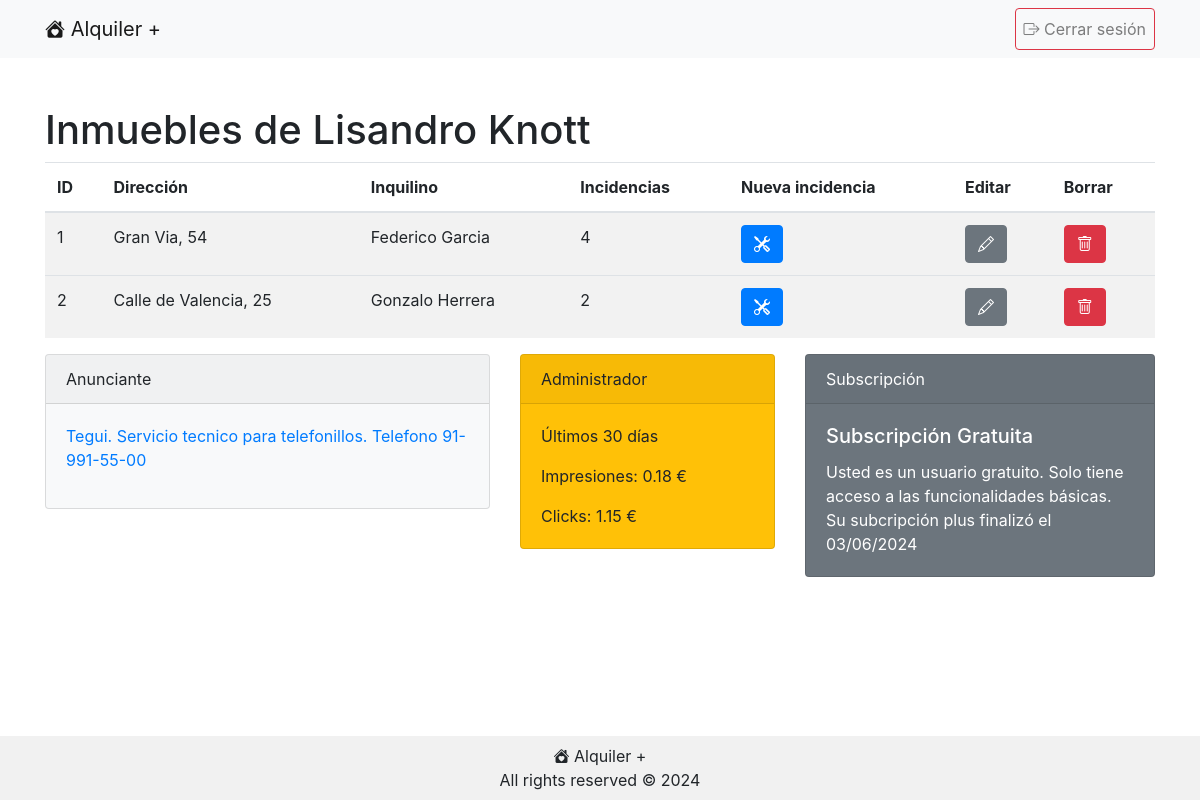
The app's page /tablero.php (signed in) with its own data.
### tables this page shows
CREATE TABLE `usuarios` (
  `id` int(11) NOT NULL,
  `nombre` tinytext NOT NULL,
  `apellido` tinytext NOT NULL,
  `email` mediumtext NOT NULL,
  `contrasena_hash` text NOT NULL,
  `telefono` tinytext NOT NULL,
  `vencimiento_subscripcion` date NOT NULL DEFAULT current_timestamp(),
  `es_administrador` tinyint(1) NOT NULL DEFAULT 0
);

CREATE TABLE `inmuebles` (
  `id` int(11) NOT NULL,
  `direccion` text NOT NULL,
  `propietario_usuario_id` int(11) NOT NULL,
  `inquilino_usuario_id` int(11) NOT NULL
);

CREATE TABLE `publicidades` (
  `id` int(11) NOT NULL,
  `tipo` enum('fontaneria','electricidad','telefonillo','mobiliario','pagos','carpinteria','cerrajeria','pintura') NOT NULL,
  `contenido` text NOT NULL,
  `link` text NOT NULL,
  `coste_por_impresion` float NOT NULL,
  `coste_por_click` float NOT NULL
);

### class/Conexion.php (called while the page is built, shortened)
<?php
class Conexion {
    private static $host;
    private static $username;
    private static $password;
    private static $db;
    private static $dsn;
    private static $conexion = null;
    private static function inicializar() {
        if (self::$conexion === null) {
            self::$host = DB_HOST;
            self::$db = DB_NAME;
            self::$username = DB_USERNAME;
            self::$password = DB_PASSWORD;
            self::$dsn = "mysql:host=" . self::$host . ";dbname=" . self::$db . ";charset=utf8mb4";
            try {
                self::$conexion = new PDO(self::$dsn, self::$username, self::$password);
                self::$conexion->setAttribute(PDO::ATTR_ERRMODE, PDO::ERRMODE_EXCEPTION);
            } catch (PDOException $ex) {
                die("Error en la conexión con la bbdd: mensaje: " . $ex->getMessage());
            }
            return self::$conexion;
        }
    }
    public static function consulta($sql) {
        try {
            $stmt = self::$conexion->prepare($sql);
            $stmt->execute();
            $resultado = $stmt->fetchAll(PDO::FETCH_ASSOC);
            return $resultado;
        } catch (PDOException $ex) {
            die("Fallo la query: " . $ex->getMessage());
        }
    }
}

### class/Usuario.php (called while the page is built, shortened)
<?php
class Usuario {
    private $nombre;
    private $apellido;
    private $vencimientoSubscripcion;
    private $esAdministrador;
    private $inmuebles = array();
    public function __construct($nombre, $apellido, $email, $contrasenaHash, $telefono, $vencimientoSubscripcion=null, $esAdministrador=0, $inmuebles=null, $id=null) {
        if ($id != null) {
            $this->nombre = $nombre;
            $this->apellido = $apellido;
            $this->esAdministrador = $esAdministrador;
            $this->vencimientoSubscripcion = new DateTime($vencimientoSubscripcion);
            $this->inmuebles = $inmuebles;
        } else if ($id === null) {
            Conexion::consulta("INSERT INTO usuarios (nombre, apellido, email, contrasena_hash, telefono, vencimiento_subscripcion, es_administrador) VALUES ('".$nombre."', '".$apellido."', '".$email."', '".$contrasenaHash."', '".$telefono."', DATE_ADD(CURDATE(), INTERVAL 10 DAY), 0)");
        }
    }
    public function getNombre() {
        return $this->nombre;
    }
    public function getApellido() {
        return $this->apellido;
    }
    public function getVencimientoSubscripcion() {
        return $this->vencimientoSubscripcion;
    }
    public function getEsAdministrador() {
        return $this->esAdministrador;
    }
    public function getInmuebles() {
        return $this->inmuebles;
    }
    public static function obtenerUsuarioExistente($id) {
        $consulta = Conexion::consulta("SELECT id, direccion, inquilino_usuario_id FROM inmuebles WHERE propietario_usuario_id=" . $id);
        $inmuebles = [];
        foreach ($consulta as $fila) {
            $inmueble = Inmueble::obtenerInmuebleExistente($fila["id"]);
            $inmuebles[] = $inmueble;
        }
        $consulta = Conexion::consulta("SELECT id, nombre, apellido, email, contrasena_hash, telefono, vencimiento_subscripcion, es_administrador FROM usuarios WHERE id=" . $id);
        foreach ($consulta as $fila) {
            $usuario = new Usuario($fila['nombre'], $fila['apellido'], $fila['email'], $fila['contrasena_hash'], $fila['telefono'], $fila['vencimiento_subscripcion'], $fila['es_administrador'], $inmuebles, $fila['id']);
        }
        return $usuario;
    }
}

### class/Inmueble.php (called while the page is built, shortened)
<?php
class Inmueble {
    private $id;
    private $direccion;
    private $inquilino;
    private $incidencias;
    public function __construct($id, $direccion, $inquilino, $incidencias) {
        $this->id = $id;
        $this->direccion = $direccion;
        $this->inquilino = $inquilino;
        $this->incidencias = $incidencias;
    }
    public function getId() {
        return $this->id;
    }
    public function getDireccion() {
        return $this->direccion;
    }
    public function getInquilino() {
        return $this->inquilino;
    }
    public function getIncidencias() {
        return $this->incidencias?? [];
    }
    public static function obtenerInmuebleExistente($id) {
        $consulta = Conexion::consulta("SELECT id, tipo, titulo, descripcion, estado, usuario_id, fecha_y_hora FROM incidencias WHERE inmueble_id=" . $id);
        foreach($consulta as $fila) {
            $incidencia = Incidencia::obtenerIncidenciaExistente($fila["id"]);
            $incidencias[] = $incidencia;
        }
        $consulta = Conexion::consulta("SELECT id, direccion, inquilino_usuario_id FROM inmuebles WHERE id=" . $id);
        foreach ($consulta as $fila) {
            $inmueble = new Inmueble($fila['id'], $fila['direccion'], Usuario::obtenerUsuarioExistente($fila['inquilino_usuario_id']), $incidencias);
        }
        return $inmueble;
    }
}

### class/Incidencia.php (called while the page is built, shortened)
<?php
class Incidencia {
    public static function obtenerIncidenciaExistente($id){
        $consulta = Conexion::consulta("SELECT id, tipo, titulo, descripcion, estado, fecha_y_hora FROM incidencias WHERE inmueble_id=" . $id);
        $incidencia = null;
        foreach ($consulta as $fila) {
            $incidencia = new Incidencia($fila['id'], $fila['tipo'], $fila['titulo'], $fila['descripcion'], $fila['estado'], $fila['fecha_y_hora']);
        }
        return $incidencia;
    }
}

### class/Publicidad.php (called while the page is built, shortened)
<?php
class Publicidad  {
    public $id;
    public $contenido;
    public function __construct ($id, $tipo, $contenido, $link, $costePorImpresion, $costePorClick) {
        $this->id = $id;
        $this->contenido = $contenido;
    }
    public function getId () {
        return $this->id;
    }
    public function getContenido () {
        return $this->contenido;
    }
    public static function obtenerPublicidadAlAzar() {
        $consulta = Conexion::consulta("SELECT id, tipo, contenido, link, coste_por_impresion, coste_por_click FROM publicidades");
        $elegirFilaAleatoria = array_rand($consulta);
        $filaAleatoria = $consulta[$elegirFilaAleatoria];
        $publicidad = new Publicidad($filaAleatoria['id'], $filaAleatoria['tipo'], $filaAleatoria['contenido'], $filaAleatoria['link'], $filaAleatoria['coste_por_impresion'], $filaAleatoria['coste_por_click']);
        return $publicidad;
    }
    public static function obtenerGananciasPorImpresiones($dias) {
        $ganancia = 0;
        $consulta = Conexion::consulta("SELECT SUM(coste_por_impresion) AS ganancia FROM `impresiones` WHERE fecha_y_hora > DATE_SUB(CURDATE(), INTERVAL " . $dias . " DAY)");
        foreach ($consulta as $fila) {
            $ganancia = $fila['ganancia'];
        }
        return round($ganancia, 2);
    }
    public static function obtenerGananciasPorClicks($dias) {
        $ganancia = 0;
        $consulta = Conexion::consulta("SELECT SUM(coste_por_click) AS ganancia FROM `clicks` WHERE fecha_y_hora > DATE_SUB(CURDATE(), INTERVAL " . $dias . " DAY)");
        foreach ($consulta as $fila) {
            $ganancia = $fila['ganancia'];
        }
        return round($ganancia, 2);
    }
}

### public/tablero.php (the view, shortened to what this page needs)
<?php
$usuario = Usuario::obtenerUsuarioExistente($_SESSION['usuarioId']);
$currentDate = new DateTime();
$currentDate->setTime(0, 0, 0);
$subscripto = ($usuario->getVencimientoSubscripcion() >= $currentDate);
$publicidad = Publicidad::obtenerPublicidadAlAzar();
?>
<!DOCTYPE html>
<html lang="es">
    <head>
<?php require '../include/head.php' ?>
    </head>
    <body>
        <?php require '../include/nav.php'; ?>
        <div class="contenido container mt-5 flex-grow-1">
            <h1>Inmuebles de <?php echo"{$usuario->getNombre()} {$usuario->getApellido()}"?></h1>
            <table class="table table-striped">
                <thead>
                    <tr>
                        <th>ID</th>
                        <th>Direcci&oacute;n</th>
                        <th>Inquilino</th>
                        <th>Incidencias</th>
                        <th>Nueva incidencia</th>
                        <th>Editar</th>
                        <th>Borrar</th>
                    </tr>
                </thead>
                <tbody>
                    <?php
                        foreach ($usuario->getInmuebles() as $inmueble) {
                            ?>
                            <tr>
                                <td><?php echo $inmueble->getId(); ?></td>
                                <td><?php echo $inmueble->getDireccion(); ?></td>
                                <td><?php echo "{$inmueble->getInquilino()->getNombre()} {$inmueble->getInquilino()->getApellido()}" ; ?></td>
                                <td><?php echo count($inmueble->getIncidencias()); ?></td>
                                <td><a href="nuevaincidencia.php?inmuebleId=<?php echo $inmueble->getId(); ?>" class="edit-button btn btn-primary"><i class="bi bi-tools"></i></a></td>
                                <td><a href="editarinmueble.php?id=<?php echo $inmueble->getId(); ?>" class="edit-button btn btn-secondary"><i class="bi bi-pencil"></i></a></td>
                                <td><a href="borrarinmueble.php?id=<?php echo $inmueble->getId(); ?>" class="delete-button btn btn-danger" onclick="return confirm('Esta seguro que desea borrar este inmueble?');"><i class="bi bi-trash"></i></a></td>
                            <tr>
                        <?php } ?>
                </tbody>
            </table>
            <div class="row">
                <div class="<?php echo ($usuario->getEsAdministrador())? "col-md-5" : "col-md-8" ?> ml-auto">
                    <div class="card text-black bg-light mb-4">
                    <div class="card-header">Anunciante</div>
                    <div class="card-body">
                        <p>
                            <a href="visitar_publicidad.php?publicidadId=<?php echo $publicidad->getId()?>" target="_blank"><?php echo $publicidad->getContenido(); $publicidad->registrarImpresion($usuario); ?></a>
                        </p>
                    </div>
                    </div>
                </div>
                <?php if ($usuario->getEsAdministrador()) {
                    ?>
                    <div class="col-md-3 ml-auto">
                        <div class="card text-black bg-warning mb-4">
                            <div class="card-header">Administrador</div>
                            <div class="card-body">
                                <p class="card-text">&Uacute;ltimos 30 d&iacute;as</p>
                                <p class="card-text">Impresiones: <?php echo Publicidad::obtenerGananciasPorImpresiones(30) ?> &euro;</p>
                                <p class="card-text">Clicks: <?php echo Publicidad::obtenerGananciasPorClicks(30) ?> &euro;</p>
                            </div>
                        </div>
                    </div>
                    <?php
                }
                ?>
                <div class="col-md-4 ml-auto">
                    <div class="card text-white <?php echo ($subscripto) ? "bg-success" : "bg-secondary" ?> mb-4">
                        <div class="card-header">Subscripci&oacute;n</div>
                        <div class="card-body">
                            <h5 class="card-title">Subscripci&oacute;n <?php echo ($subscripto) ? "Plus" : "Gratuita" ?></h5>
                            <p class="card-text">
                                <?php echo ($subscripto) ? "Usted es un usuario plus. Podr&aacute; utilizar todas las funciones de la plataforma hasta el " : "Usted es un usuario gratuito. Solo tiene acceso a las funcionalidades b&aacute;sicas. Su subcripci&oacute;n plus finaliz&oacute; el " ?>
                                <?php echo ($usuario->getVencimientoSubscripcion())->format("d/m/Y") ?>
                            </p>
                        </div>
                    </div>
                </div>
            </div>
        </div>
<?php require '../include/footer.php' ?>
    </body>
</html>

### include/head.php (shortened to what this page needs)
<link href="css/estilos.css" rel="stylesheet">
<link href="https://stackpath.bootstrapcdn.com/bootstrap/4.5.2/css/bootstrap.min.css" rel="stylesheet">
<link href="https://cdn.jsdelivr.net/npm/bootstrap-icons/font/bootstrap-icons.css" rel="stylesheet">

### include/nav.php
<nav class="navbar navbar-expand-lg navbar-light bg-light">
    <div class="container">
        <a class="navbar-brand" href="./">
            <i class="bi bi-house-heart-fill"></i> Alquiler +
        </a>
        <div class="collapse navbar-collapse">
            <ul class="navbar-nav ml-auto">
                <li class="nav-item">
                <?php if (isset($_SESSION['email'])) {
        ?>
                    <a class="nav-link btn btn-outline-danger" href="logout.php">
                        <i class="bi bi-box-arrow-right"></i> Cerrar sesi&oacute;n
        <?php
    } else {
        ?>
                    <a class="nav-link btn btn-outline-primary" href="login.php">
                        <i class="bi bi-box-arrow-in-right"></i> Ingresar
    <?php }?>
                    </a>
                </li>
            </ul>
        </div>
    </div>
</nav>

### include/footer.php
<footer class="footer text-center py-2">
    <div class="container">
        <p class="mb-0">
            <i class="bi bi-house-heart-fill"></i> Alquiler +<br>
            All rights reserved &copy; <?php echo date("Y"); ?>
        </p>
    </div>
</footer>

### public/css/estilos.css (style rules this page uses)
body { display: flex; flex-direction: column; min-height: 100vh; }
.footer { position: fixed; left: 0; bottom: 0; width: 100%; background-color: #f1f1f1; text-align: center; padding: 5px 0; }

### records on screen
usuarios: nombre "Lisandro", apellido "Knott", vencimiento_subscripcion "03/06/2024"
inmuebles: id "1", direccion "Gran Via, 54", count($inmueble->getIncidencias()) "4"
usuarios: nombre "Federico", apellido "Garcia"
inmuebles: id "2", direccion "Calle de Valencia, 25", count($inmueble->getIncidencias()) "2"
usuarios: nombre "Gonzalo", apellido "Herrera"
publicidades: contenido "Tegui. Servicio tecnico para telefonillos. Telefono 91-991-55-00"

### other values on screen
Publicidad::obtenerGananciasPorImpresiones(30) "0.18"
Publicidad::obtenerGananciasPorClicks(30) "1.15"
